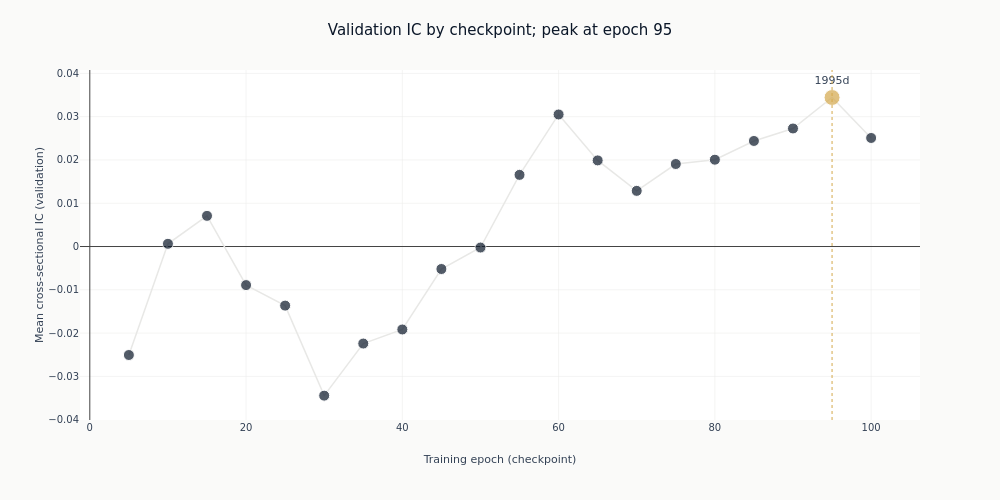

Notebook code for this chart:
### Markdown cell above
## 6. The learning curve

Validation IC at each epoch checkpoint. The peak is amber; any checkpoint left unpublished
for partial coverage is copper. A curve that rises and then falls is the model fitting and then
overfitting the validation folds; a flat one says the epoch count was never the binding choice.

### Code cell
_epochs = checkpoints["checkpoint_value"].cast(pl.Int64).to_list()
_ics = checkpoints["ic_mean_daily"].to_list()
_days = checkpoints["ic_n_days"].to_list()
_colors = [
    COLORS["amber"]
    if epoch == PEAK_EPOCH
    else (COLORS["copper"] if epoch in partial_epochs else COLORS["blue"])
    for epoch in _epochs
]
fig_lc = go.Figure(
    go.Scatter(
        x=_epochs,
        y=_ics,
        mode="lines+markers+text",
        line=dict(color=COLORS["silver_muted"], width=1.5),
        marker=dict(
            color=_colors,
            size=[16 if epoch == PEAK_EPOCH else 11 for epoch in _epochs],
            line=dict(color="white", width=1),
        ),
        text=[
            f"{days:.0f}d" if epoch == PEAK_EPOCH or days < FULL_DAYS else ""
            for epoch, days in zip(_epochs, _days, strict=True)
        ],
        textposition="top center",
        showlegend=False,
    )
)
fig_lc.add_vline(x=PEAK_EPOCH, line=dict(color=COLORS["amber"], width=1, dash="dot"))
fig_lc.update_layout(
    title=(
        f"Validation IC by checkpoint; peak at epoch {PEAK_EPOCH}"
        + (f", partial epochs {partial_epochs} excluded" if partial_epochs else "")
    ),
    height=500,
    width=1000,
    margin=dict(t=70),
    title_font=dict(size=15),
)
fig_lc.update_xaxes(title_text="Training epoch (checkpoint)")
fig_lc.update_yaxes(title_text="Mean cross-sectional IC (validation)")
fig_lc.show()

### Figure 1 — Plotly figure (JSON) as saved in the notebook; plotly's stock layout.template omitted (floating-point values rounded to 4 significant figures)
{"data": [{"line": {"color": "#e8e8e6", "width": 1.5}, "marker": {"color": ["#0a1628", "#0a1628", "#0a1628", "#0a1628", "#0a1628", "#0a1628", "#0a1628", "#0a1628", "#0a1628", "#0a1628", "#0a1628", "#0a1628", "#0a1628", "#0a1628", "#0a1628", "#0a1628", "#0a1628", "#0a1628", "#D4A84B", "#0a1628"], "line": {"color": "white", "width": 1}, "size": [11, 11, 11, 11, 11, 11, 11, 11, 11, 11, 11, 11, 11, 11, 11, 11, 11, 11, 16, 11]}, "mode": "lines+markers+text", "showlegend": false, "text": ["", "", "", "", "", "", "", "", "", "", "", "", "", "", "", "", "", "", "1995d", ""], "textposition": "top center", "type": "scatter", "x": [5, 10, 15, 20, 25, 30, 35, 40, 45, 50, 55, 60, 65, 70, 75, 80, 85, 90, 95, 100], "y": [-0.02506, 0.0006286, 0.007088, -0.008906, -0.01365, -0.03445, -0.02241, -0.01916, -0.005191, -0.0002279, 0.01655, 0.03051, 0.0199, 0.01286, 0.01906, 0.02006, 0.02439, 0.02727, 0.03443, 0.02508]}], "layout": {"height": 500, "margin": {"t": 70}, "shapes": [{"line": {"color": "#D4A84B", "dash": "dot", "width": 1}, "type": "line", "x0": 95, "x1": 95, "xref": "x", "y0": 0, "y1": 1, "yref": "y domain"}], "title": {"font": {"size": 15}, "text": "Validation IC by checkpoint; peak at epoch 95"}, "width": 1000, "xaxis": {"title": {"text": "Training epoch (checkpoint)"}}, "yaxis": {"title": {"text": "Mean cross-sectional IC (validation)"}}}}
